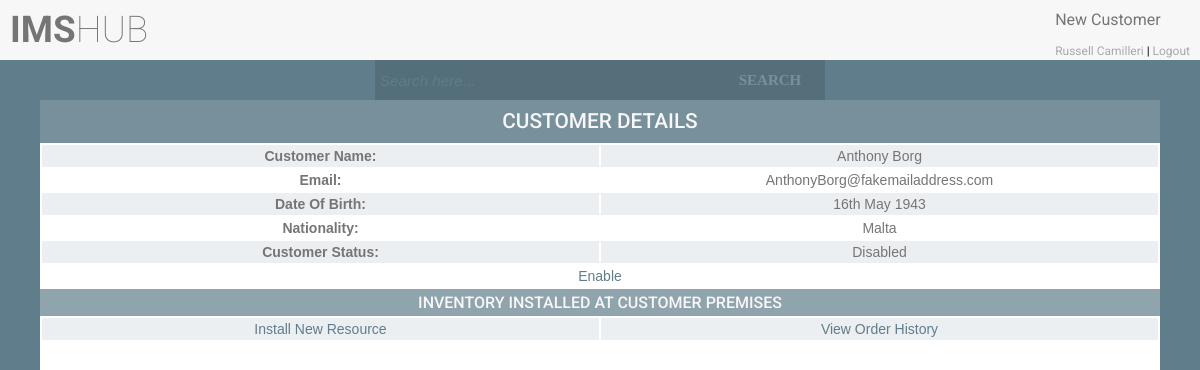
Page /viewCustomerDetails.php?id=90 (signed in) on the earlier database version.
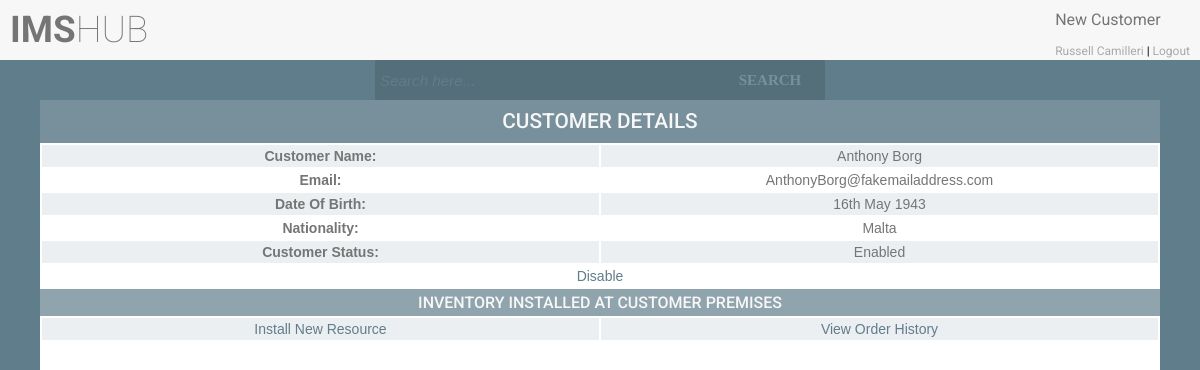
Same page on the later database version.
### tables this page shows
CREATE TABLE `users` (
  `uid` int(11) NOT NULL AUTO_INCREMENT,
  `name` varchar(50) NOT NULL,
  `surname` varchar(50) NOT NULL,
  `email` varchar(50) NOT NULL,
  `username` varchar(30) NOT NULL,
  `password` varchar(100) NOT NULL,
  `salt` varchar(32) NOT NULL,
  `user_type_id` int(11) NOT NULL,
  `user_status_id` int(11) NOT NULL,
  `resource_location_id` int(11) DEFAULT NULL,
  PRIMARY KEY (`uid`),
  UNIQUE KEY `uq_email` (`email`),
  UNIQUE KEY `uq_username` (`username`),
  KEY `fk_user_type_id` (`user_type_id`),
  KEY `fk_user_status_id` (`user_status_id`),
  CONSTRAINT `fk_user_status_id` FOREIGN KEY (`user_status_id`) REFERENCES `user_statuses` (`user_status_id`),
  CONSTRAINT `fk_user_type_id` FOREIGN KEY (`user_type_id`) REFERENCES `user_types` (`user_type_id`)
);

CREATE TABLE `customer_accounts` (
  `customer_account_id` int(11) NOT NULL AUTO_INCREMENT,
  `customer_name` varchar(50) NOT NULL,
  `customer_surname` varchar(50) NOT NULL,
  `customer_email` varchar(100) NOT NULL,
  `customer_dob` date NOT NULL,
  `nationality_id` int(11) NOT NULL,
  `customer_account_status_id` int(11) NOT NULL,
  PRIMARY KEY (`customer_account_id`),
  UNIQUE KEY `uq_customer_email` (`customer_email`),
  KEY `fk_nationality_id` (`nationality_id`),
  KEY `fk_customer_account_status_id` (`customer_account_status_id`),
  KEY `ix_name` (`customer_name`),
  KEY `ix_surname` (`customer_surname`),
  CONSTRAINT `fk_customer_account_status_id` FOREIGN KEY (`customer_account_status_id`) REFERENCES `customer_account_statuses` (`customer_account_status_id`),
  CONSTRAINT `fk_nationality_id` FOREIGN KEY (`nationality_id`) REFERENCES `nationalities` (`nationality_id`)
);

CREATE TABLE `nationalities` (
  `nationality_id` int(11) NOT NULL AUTO_INCREMENT,
  `nationality` varchar(50) NOT NULL,
  PRIMARY KEY (`nationality_id`),
  UNIQUE KEY `uq_nationality` (`nationality`)
);

CREATE TABLE `customer_account_statuses` (
  `customer_account_status_id` int(11) NOT NULL AUTO_INCREMENT,
  `customer_account_status` varchar(50) NOT NULL,
  PRIMARY KEY (`customer_account_status_id`),
  UNIQUE KEY `uq_customer_account_status` (`customer_account_status`)
);

### classes/config.php (called while the page is built)
<?php
class config
{
    public static function get($path = null)
    {
        if ($path) {
            $config = $GLOBALS['config'];
            $path = explode('/', $path);
            foreach ($path as $bit) {
                if (isset($config[$bit])) {
                    $config = $config[$bit];
                }
            }
            return $config;
        }
        return false;
    }
}

### classes/db.php (called while the page is built, shortened)
<?php
class db
{
    private static $_instance = null;
    private $_pdo,
            $_query,
            $_error = false,
            $_results,
            $_count = 0;
    private function __construct()
    {
        try {
            $this->_pdo = new PDO('mysql:host=' . config::get('mysql/host') . ';dbname=' . config::get('mysql/db'), config::get('mysql/username'), config::get('mysql/password'));
        } catch (PDOException $e) {
            die($e->getMessage());
        }
    }
    public static function getInstance()
    {
        if (!isset(self::$_instance)) {
            self::$_instance = new db();
        }
        return self::$_instance;
    }
    public function query($sql, $params = array())
    {
        $this->_error = false;
        if ($this->_query = $this->_pdo->prepare($sql)) {
            $x = 1;
            if (count($params)) {
                foreach ($params as $param) {
                    $this->_query->bindValue($x, $param);
                    $x++;
                }
            }
            if ($this->_query->execute()) {
                $this->_results = $this->_query->fetchAll(PDO::FETCH_OBJ);
                $this->_count = $this->_query->rowCount();
            } else {
                $this->_error = true;
            }
        }
        return $this;
    }
    public function action($action, $table, $where = array()){
        if (count($where) === 3) {
            $operators = array('=', '>', '<', '>=', '<=');
            $field      = $where[0];
            $operator   = $where[1];
            $value      = $where[2];
            if (in_array($operator, $operators)) {
                $sql = "{$action} from {$table} where {$field} {$operator} ?";
                if (!$this->query($sql, array($value))->error()) {
                    return $this;
                }
            }
        }
        return false;
    }
    public function get($table, $where){
        return $this->action('select *', $table, $where);
    }
    public function results()
    {
        return $this->_results;
    }
    public function first(){
        return $this->results()[0];
    }
    public function error()
    {
        return $this->_error;
    }
    public function count()
    {
        return $this->_count;
    }
}

### Classes/user.php (called while the page is built, shortened)
<?php
class user
{
    private $_db,
            $_data,
            $_sessionName,
            $_cookieName,
            $_isLoggedIn,
            $_profile,
            $_usersList;
    public function __construct($user = null){
        $this->_db = db::getInstance();
        $this->_sessionName = config::get('session/session_name');
        if (!$user){
            if (session::exists($this->_sessionName)){
                $user = session::get($this->_sessionName);
                if ($this->find($user)){
                    $this->_isLoggedIn = true;
                } else {
                }
            }
        } else {
            $this->find($user);
        }
    }
    public function find($user = null){
        if ($user) {
            $field = (is_numeric($user)) ? 'uid' : 'username';
            $data = $this->_db->get('users', array($field, '=', $user));
            if ($data->count()){
                $this->_data = $data->first();
                return true;
            }
        }
        return false;
    }
    public function hasPermission($key){
        $type = $this->_db->get('user_types', array('user_type_id', '=', $this->data()->user_type_id));
        if ($type->count()){
            $permissions = json_decode($type->first()->user_permissions, true);
            if (isset($permissions[$key]) == true){
                return true;
            }
        }
        return false;
    }
    public function data(){
        return $this->_data;
    }
    public function isLoggedIn(){
        return $this->_isLoggedIn;
    }
}

### classes/session.php (called while the page is built, shortened)
<?php
class session
{
    public static function exists($name){
        return (isset($_SESSION[$name])) ? true : false;
    }
    public static function get($name){
        return $_SESSION[$name];
    }
}

### functions/sanitize.php (called while the page is built)
<?php
function escape($string){
    return htmlentities($string, ENT_QUOTES, 'UTF-8');
}

### classes/customer.php (the view, shortened to what the rows shown need)
<?php
class customer
{
    private $_db,
        $_data;
    public function __construct($user = null){
        $this->_db = db::getInstance();
    }
            ?>
            <?php
    public function getCustomerDetails($customerId){
        $sql = "SELECT
                    CONCAT(ca.customer_name,
                            ' ',
                            ca.customer_surname) AS fullName,
                    ca.customer_email,
                    date_format(ca.customer_dob,'%D %b %Y') as customer_dob,
                    n.nationality,
                    ca.customer_account_status_id,
                    cas.customer_account_status
                FROM
                    ims.customer_accounts ca
                        INNER JOIN
                    ims.nationalities n ON ca.nationality_id = n.nationality_id
                        INNER JOIN
                    ims.customer_account_statuses cas ON ca.customer_account_status_id = cas.customer_account_status_id
                WHERE
                    ca.customer_account_id = {$customerId}";
        $get = $this->_db->query($sql);
        if (!$get->count()) {
            echo 'could not get data';
        } else {
            foreach ($get->results() as $c) {
                $fullName = escape($c->fullName);
                $email = escape($c->customer_email);
                $dob = escape($c->customer_dob);
                $nationality = escape($c->nationality);
                $customerStatusId = escape($c->customer_account_status_id);
                $customerStatus = escape($c->customer_account_status);
            }
            ?>
            <div class="separator">
                <h1>Customer Details</h1>
            </div>
            <table class="ctable">
                <tr>
                    <td><b>Customer Name: </b></td>
                    <td><?php echo $fullName; ?></td>
                </tr>
                <tr>
                    <td><b>Email: </b></td>
                    <td><?php echo $email; ?></td>
                </tr>
                <tr>
                    <td><b>Date Of Birth: </b></td>
                    <td><?php echo $dob; ?></td>
                </tr>
                <tr>
                    <td><b>Nationality: </b></td>
                    <td><?php echo $nationality; ?></td>
                </tr>
                <tr>
                    <td><b>Customer Status: </b></td>
                    <td><?php echo $customerStatus; ?></td>
                </tr>
                <?php
                $user = new user();
                if ($customerStatusId == 2){
                    if ($user->hasPermission('changeCustomerStatus') || $user->hasPermission('allAccess')){
                    ?>
                <tr>
                    <td colspan="2"><a href="changeCustomerStatus.php?id=<?php echo $customerId; ?>&statusId=1">Enable</a></td>
                </tr>
                <?php
                    }
                }
                if ($customerStatusId == 1){
                    if ($user->hasPermission('changeCustomerStatus') || $user->hasPermission('allAccess')) {
                        ?>
                        <tr>
                            <td colspan="2"><a href="changeCustomerStatus.php?id=<?php echo $customerId; ?>&statusId=2">Disable</a></td>
                        </tr>
                        <?php
                    }
                }
                ?>
            </table>
            <?php
        }
    }
    public function getInventoryCPE($customerId) {
        ?>
        <div class="separator">
            <h2>Inventory installed at customer premises</h2>
        </div>
            <?php
    }
}

### header.php (shortened to what the rows shown need)
<?php
$user = new user();
if ($user->isLoggedIn()) {
    $name = escape($user->data()->name);
    $surname = escape($user->data()->surname);
    ?>
    <!DOCTYPE html>
    <html>
    <head>
        <link rel='stylesheet prefetch'
              href='http://ajax.googleapis.com/ajax/libs/jqueryui/1.11.2/themes/smoothness/jquery-ui.css'>
        <link rel="stylesheet" href="//code.jquery.com/ui/1.12.1/themes/base/jquery-ui.css">
        <link rel="stylesheet" href="css/style.css">
    </head>
    <body>
    <div class="width-height">
        <div class="fixheader">
            <div class="header">
                <div class="logo">
                    <?php
                    if ($user->hasPermission('access') || $user->hasPermission('allAccess')) {
                        echo '<h1 class="header-heading"><a href="main.php"><strong>IMS</strong>HUB</a></h1>';
                    }
                    ?>
                </div>
                <div class="menu">
                    <ul class="nav">
                        <?php
                        if ($user->hasPermission('access') || $user->hasPermission('allAccess')) {
                            echo '<br><div  class="user">
                                    <a href="profile.php">' . $name . ' ' . $surname . '</a>
                                    |
                                    <a href="logout.php">Logout</a>
                                  </div>';
                        }
                        ?>
                    </ul>
                </div>
            </div>
        </div>
    </body>
    </html>
    <?php
} else {
    $hash = new hash();
    redirect::to('index.php?' . hash::sha256('nologin' . $hash->getSalt()));
}
?>

Differences in the rows shown:
changed customer_accounts "AnthonyBorg@fakemailaddress.com": customer_account_status.customer_account_status "Disabled" → "Enabled"; customer_account_status_id 2 → 1 (drawn)
Other differences:
text no longer shown: "Enable"
text now shown: "Disable"
